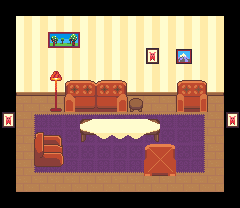

This game map was drawn from its Tiled (.tmx) file and the tilesets committed beside it. A one-line description and the full map source follow:
An orthogonal 15x13 tile map with 16x16 px tiles, 8 tile layers (floor, floor2, floor3, collision, ...), 2 tilesets and 4 objects (e_door, w_door, player_w, player_e).

<map version="1.10" tiledversion="1.10.2" orientation="orthogonal" renderorder="right-down" width="15" height="13" tilewidth="16" tileheight="16" infinite="0" nextlayerid="13" nextobjectid="6">
 <tileset firstgid="1" source="../tilesets/livingroom_blue.tsx" />
 <tileset firstgid="121" source="../tilesets/TilesetLivingroom.tsx" />
 <layer id="1" name="floor" width="15" height="13">
  <data encoding="csv">
0,0,0,0,0,0,0,0,0,0,0,0,0,0,0,
0,0,0,0,0,0,0,0,0,0,0,0,0,0,0,
0,0,0,0,0,0,0,0,0,0,0,0,0,0,0,
0,0,0,0,0,0,0,0,0,0,0,0,0,0,0,
0,0,0,0,0,0,0,0,0,0,0,0,0,0,0,
0,0,0,0,0,0,0,0,0,0,0,0,0,0,0,
0,89,89,89,89,146,147,89,89,89,89,89,89,89,0,
0,89,89,89,89,89,89,89,89,89,89,89,89,89,0,
0,89,89,89,89,89,89,89,89,89,89,89,89,89,0,
0,89,89,89,89,89,89,89,89,89,89,89,89,89,0,
0,89,89,89,89,89,89,89,89,89,89,89,89,89,0,
0,89,89,89,89,89,89,89,89,89,89,89,89,89,0,
0,0,0,0,0,0,0,0,0,0,0,0,0,0,0
</data>
 </layer>
 <layer id="9" name="floor2" width="15" height="13">
  <data encoding="csv">
0,0,0,0,0,0,0,0,0,0,0,0,0,0,0,
0,0,0,0,0,0,0,0,0,0,0,0,0,0,0,
0,0,0,0,0,0,0,0,0,0,0,0,0,0,0,
0,0,0,0,0,0,0,0,0,0,0,0,0,0,0,
0,0,0,0,0,0,0,0,0,0,0,0,0,0,0,
0,0,0,0,0,0,0,0,0,0,0,0,0,0,0,
0,0,0,0,0,0,0,0,0,0,0,0,0,0,0,
0,0,93,94,94,94,94,94,94,94,94,94,95,0,0,
0,0,105,101,101,101,101,101,101,101,101,101,107,0,0,
0,0,105,101,101,101,101,101,101,101,101,101,107,0,0,
0,0,117,118,118,118,118,118,118,118,118,118,119,0,0,
0,0,0,0,0,0,0,0,0,0,0,0,0,0,0,
0,0,0,0,0,0,0,0,0,0,0,0,0,0,0
</data>
 </layer>
 <layer id="11" name="floor3" width="15" height="13">
  <data encoding="csv">
0,0,0,0,0,0,0,0,0,0,0,0,0,0,0,
0,0,0,0,0,0,0,0,0,0,0,0,0,0,0,
0,0,0,0,0,0,0,0,0,0,0,0,0,0,0,
0,0,0,0,0,0,0,0,0,0,0,0,0,0,0,
0,0,0,0,0,0,0,0,0,0,0,0,0,0,0,
0,0,0,0,0,0,0,0,0,0,0,0,0,0,0,
0,0,0,0,0,0,0,0,0,0,0,0,0,0,0,
0,0,0,0,0,0,0,0,0,0,0,0,0,0,0,
0,0,0,0,0,0,0,0,0,0,0,0,0,0,0,
0,0,139,140,0,0,0,0,0,0,0,0,0,0,0,
0,0,149,150,0,0,0,0,0,0,0,0,0,0,0,
0,0,0,0,0,0,0,0,0,0,0,0,0,0,0,
0,0,0,0,0,0,0,0,0,0,0,0,0,0,0
</data>
 </layer>
 <layer id="2" name="collision" width="15" height="13">
  <data encoding="csv">
77,77,77,77,77,77,77,77,77,77,77,77,77,77,77,
77,102,102,102,102,102,102,102,102,102,102,102,102,102,77,
77,102,102,102,102,102,102,102,102,102,102,102,102,102,77,
77,102,102,102,102,102,102,102,102,102,102,102,102,102,77,
77,102,102,102,102,102,102,102,102,102,102,102,102,102,77,
77,90,91,91,91,91,91,91,91,91,91,91,91,92,77,
77,0,0,0,0,0,0,0,0,0,0,0,0,0,77,
0,0,0,0,0,8,0,0,0,10,0,0,0,0,0,
77,0,0,0,0,20,0,0,0,22,0,0,0,0,77,
77,0,0,0,0,0,0,0,0,0,0,0,0,0,77,
77,0,0,0,0,0,0,0,0,0,0,0,0,0,77,
77,0,0,0,0,0,0,0,0,0,0,0,0,0,77,
77,77,77,77,77,77,77,77,77,77,77,77,77,77,77
</data>
 </layer>
 <layer id="10" name="collision 0.5" width="15" height="13">
  <data encoding="csv">
0,0,0,0,0,0,0,0,0,0,0,0,0,0,0,
0,0,0,0,0,0,0,0,0,0,0,0,0,0,0,
0,0,0,0,0,0,0,0,0,0,0,0,0,0,0,
0,0,0,0,0,0,0,0,0,0,0,0,0,0,0,
0,0,0,0,0,0,0,0,0,0,0,0,0,0,0,
0,0,0,0,0,0,0,0,0,0,0,0,0,0,0,
0,0,0,0,0,0,0,0,0,0,0,0,0,0,0,
0,0,0,0,0,0,0,0,0,0,0,0,0,0,0,
0,0,129,130,0,0,0,0,0,0,0,0,0,0,0,
0,0,182,179,0,0,0,0,0,0,0,0,0,0,0,
0,0,189,190,0,0,0,0,0,0,0,0,0,0,0,
0,0,0,0,0,0,0,0,0,0,0,0,0,0,0,
0,0,0,0,0,0,0,0,0,0,0,0,0,0,0
</data>
 </layer>
 <layer id="12" name="decorations" width="15" height="13">
  <data encoding="csv">
0,0,0,0,0,0,0,0,0,0,0,0,0,0,0,
0,0,0,0,0,0,0,0,0,0,0,0,0,0,0,
0,0,0,0,0,0,0,0,0,0,0,0,0,0,0,
0,0,0,0,0,0,0,0,0,0,0,0,0,0,0,
0,0,0,0,0,0,0,0,0,0,0,0,0,0,0,
0,0,0,0,0,0,0,0,0,0,0,0,0,0,0,
0,0,0,0,0,0,0,0,0,0,0,0,0,0,0,
0,0,0,0,0,0,0,0,0,0,0,0,0,0,0,
0,0,0,0,0,0,21,21,21,0,0,0,0,0,0,
0,0,0,0,0,0,0,0,0,0,0,0,0,0,0,
0,0,0,0,0,0,0,0,0,0,0,0,0,0,0,
0,0,0,0,0,0,0,0,0,0,0,0,0,0,0,
0,0,0,0,0,0,0,0,0,0,0,0,0,0,0
</data>
 </layer>
 <layer id="3" name="collision 1" width="15" height="13">
  <data encoding="csv">
0,0,0,0,0,0,0,0,0,0,0,0,0,0,0,
0,0,0,0,0,0,0,0,0,0,0,0,0,0,0,
0,0,0,53,54,0,0,0,0,0,0,0,0,0,0,
0,0,0,0,0,0,0,0,0,66,0,65,0,0,0,
0,0,0,0,0,0,0,0,0,0,0,0,0,0,0,
0,0,0,0,0,136,137,0,0,0,0,0,0,0,0,
0,0,0,99,145,0,0,148,27,0,0,163,164,0,0,
0,0,0,0,0,0,0,0,0,0,0,0,0,0,0,
0,0,0,0,0,0,0,0,0,0,0,0,0,0,0,
0,0,0,0,0,0,0,0,0,0,0,0,0,0,0,
0,0,0,0,0,0,0,0,0,187,188,0,0,0,0,
0,0,0,0,0,0,0,0,0,0,0,0,0,0,0,
0,0,0,0,0,0,0,0,0,0,0,0,0,0,0
</data>
 </layer>
 <objectgroup id="7" name="doors">
  <object id="1" name="e_door" x="236" y="112" width="4" height="16" />
  <object id="3" name="w_door" x="0" y="112" width="4" height="16" />
 </objectgroup>
 <objectgroup id="8" name="spawns">
  <object id="4" name="player_w" x="16" y="112" width="16" height="16" />
  <object id="5" name="player_e" x="208" y="112" width="16" height="16" />
 </objectgroup>
 <layer id="6" name="top" width="15" height="13">
  <data encoding="csv">
0,0,0,0,0,0,0,0,0,0,0,0,0,0,0,
0,0,0,0,0,0,0,0,0,0,0,0,0,0,0,
0,0,0,0,0,0,0,0,0,0,0,0,0,0,0,
0,0,0,0,0,0,0,0,0,0,0,0,0,0,0,
0,0,0,75,0,0,0,0,0,0,0,0,0,0,0,
0,0,0,87,135,0,0,138,0,0,0,153,154,0,0,
0,0,0,0,0,0,0,0,0,0,0,0,0,0,0,
66,0,0,0,0,0,9,9,9,0,0,0,0,0,66,
0,0,0,0,0,0,0,0,0,0,0,0,0,0,0,
0,0,0,0,0,0,0,0,0,177,178,0,0,0,0,
0,0,0,0,0,0,0,0,0,0,0,0,0,0,0,
0,0,0,0,0,0,0,0,0,0,0,0,0,0,0,
0,0,0,0,0,0,0,0,0,0,0,0,0,0,0
</data>
 </layer>
</map>
